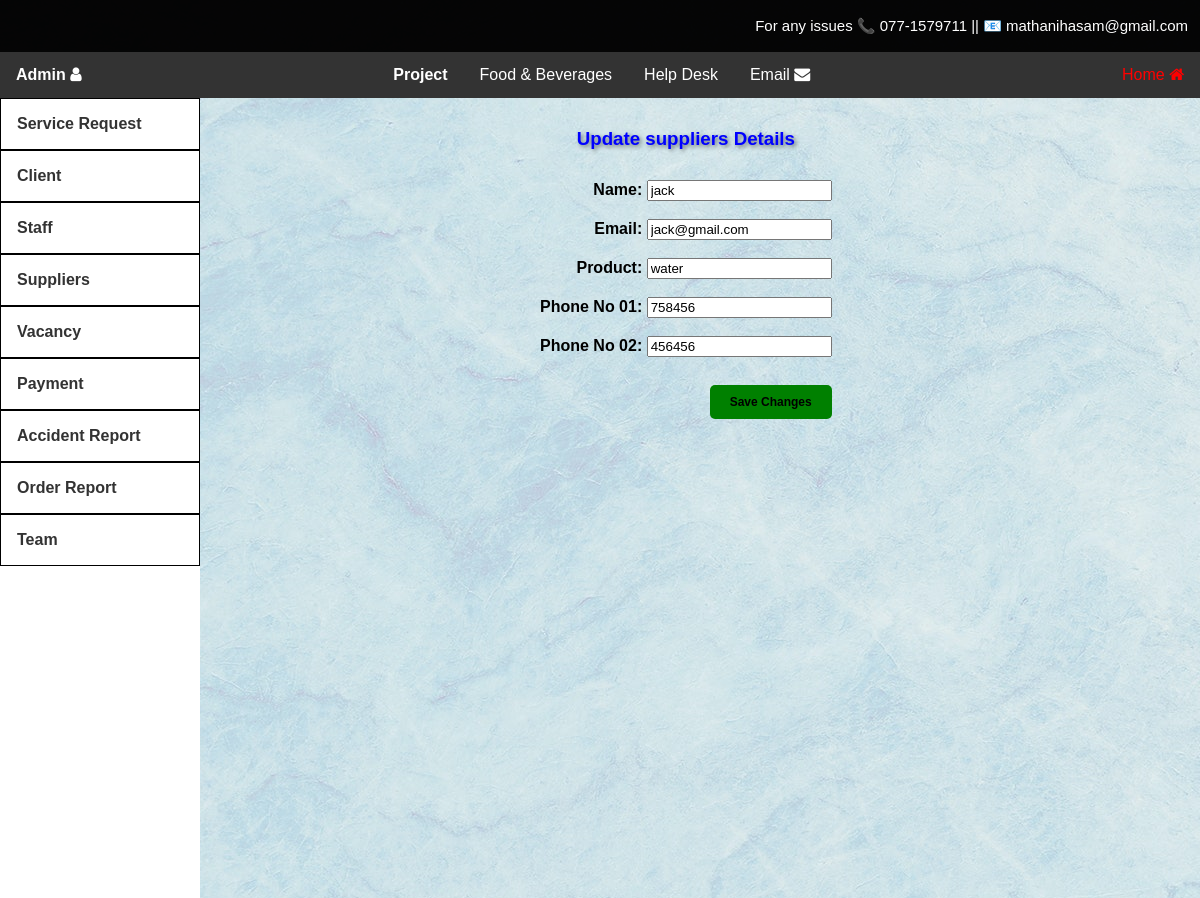
The page /adminDashEditSuppliers.php?supplier_ID=2 on the database its author committed.
### tables this page shows
CREATE TABLE `suppliers` (
  `supplier_ID` int(50) NOT NULL,
  `name` text NOT NULL,
  `email` varchar(50) DEFAULT NULL,
  `product` varchar(50) NOT NULL,
  `PhoneNo1` int(15) NOT NULL,
  `PhoneNo2` int(15) DEFAULT NULL
);

### html/adminDashEditSuppliers.php (the view, shortened to what this page needs)
<?php
@include 'config.php';
if (isset($_GET['supplier_ID'])) {
    $suppliersIdToEdit = $_GET['supplier_ID'];
    $selectQuery = "SELECT * FROM suppliers WHERE supplier_ID = $suppliersIdToEdit";
    $result = mysqli_query($conn, $selectQuery);
    $suppliersData = mysqli_fetch_assoc($result);
}
?>
<!DOCTYPE html>
<html>
<head>
  <link rel="stylesheet" href="adminDashStyle.css">
     <link rel="stylesheet" href="https://cdnjs.cloudflare.com/ajax/libs/font-awesome/4.7.0/css/font-awesome.min.css">
</head>
<body >
  <div class="headerContantDetails">
    <p>For any issues 📞 077-1579711 || 📧 mathanihasam@gmail.com</p>
  </div>
  <div class="topnav">
    <div class="left-nav">
      <div class="dropdown">
        <button class="dropbtn">Admin <i class="fa fa-user fa-1x" aria-hidden="true"></i></button>
      </div>
    </div>
    <div class="center-nav">
      <div class="dropdown">
        <button class="dropbtn">Project</button>
      </div>
      <a href="#">Food & Beverages </a>
      <a href="#">Help Desk</a>
      <a href="#">Email <i class="fa fa-envelope fa-1x" aria-hidden="true"></i></a>
    </div>
    <div class="right-nav">
      <a href="adminDash.html" class="selected">Home <i class="fa fa-home fa-1x" aria-hidden="true"></i></a>
    </div>
  </div>
   <div class="sidenav">
    <a href="AdminDashViewServiceRequest.php" id="box">Service Request</a>
    <div class="main-topic">
      <a onclick="toggleSubnav(this);" href="#" id="box">Client</a>
    </div>
    <div class="main-topic">
      <a onclick="toggleSubnav(this);" href="#" id="box">Staff</a>
    </div>
    <div class="main-topic">
      <a onclick="toggleSubnav(this);" href="#" id="box">Suppliers</a>
    </div>
    <div class="main-topic">
      <a onclick="toggleSubnav(this);" href="#" id="box">Vacancy</a>
    </div>
    <div class="main-topic">
      <a onclick="toggleSubnav(this);" href="#" id="box">Payment</a>
    </div>
    <a href="adminDashAccidentReportViewDelete.php" id="box">Accident Report</a>
    <a href="adminDashOrderReportViewDelete.php" id="box">Order Report</a>
    <div class="main-topic">
      <a onclick="toggleSubnav(this);" href="#" id="box">Team</a>
    </div>
  </div>
  <div class="main" >
    <div class="mainarea">
    <form method="POST" action="#">
       <h3>Update suppliers Details</h3>
        <label>Name:</label>
        <input type="text" name="name" value="<?php echo $suppliersData['name']; ?>" required><br><br>
        <label>Email:</label>
        <input type="email" name="email" value="<?php echo $suppliersData['email']; ?>" required><br><br>
        <label>Product:</label>
        <input type="text" name="product" value="<?php echo $suppliersData['product']; ?>" required><br><br>
        <label>Phone No 01:</label>
        <input type="text" name="PhoneNo1" value="<?php echo $suppliersData['PhoneNo1']; ?>" required><br><br>
        <label>Phone No 02:</label>
        <input type="text" name="PhoneNo2" value="<?php echo $suppliersData['PhoneNo2']; ?>"><br><br>
        <button type="submit">Save Changes</button>
    </form>
</body>
</html>
</body>
</html>

### html/adminDashStyle.css (style rules this page uses)
body { background-image: url(./images/ClientdashBg.jpg);; font-family: Arial, sans-serif; margin: 0; padding: 0; }
.headerContantDetails { background-color: #000000f9; padding: 2px; }
.headerContantDetails p { color: #ffffff; font-size: 15px; text-align: right; cursor: pointer; margin-right: 10px; }
.topnav { background-color: #333; color: #ffffff; overflow: hidden; display: flex; justify-content: space-between; }
.topnav .left-nav, .topnav .center-nav, .topnav .right-nav { display: flex; }
.topnav a { color: #fff; text-align: center; padding: 14px 16px; text-decoration: none; }
.topnav .dropdown { overflow: hidden; }
.topnav .dropdown .dropbtn { font-size: 16px; border: none; outline: none; color: #fff; padding: 14px 16px; background-color: inherit; font-family: inherit; margin: 0; }
#box { border: 1.5px solid rgb(0, 0, 0); }
.sidenav { background-color: #ffffff; float: left; font-weight: bold; width: 200px; height: 100vh; }
.sidenav a { display: block; padding: 16px; text-decoration: none; color: #333; }
a.selected { color: rgb(255, 0, 0); }

### html/adminDashEditSuppliers.php (style rules this page uses)
.mainarea { display: flex; margin: 10px 0; margin-left:45%; flex-basis: 30%; text-align: right; padding-right: 10px; font-weight: bold; }
.mainarea h3 { text-align:center; color:blue; text-shadow: 2px 2px 4px rgba(0, 0, 0, 0.5); margin-top:20px; margin-bottom:30px; }
button { margin: 0; padding: 0; border: none; background: none; cursor: pointer; display: inline-block; padding: 10px 20px; border: none; background-color: green; margin-top:10px; color: black; font-weight: bold; font-size: 12px; text-align: center; text-decoration: none; border-radius: 5px; transition: background-color 0.3s, color 0.3s; }

### rows shown on the page
suppliers: name "jack", email "jack@gmail.com", product "water", PhoneNo1 "758456", PhoneNo2 "456456"
